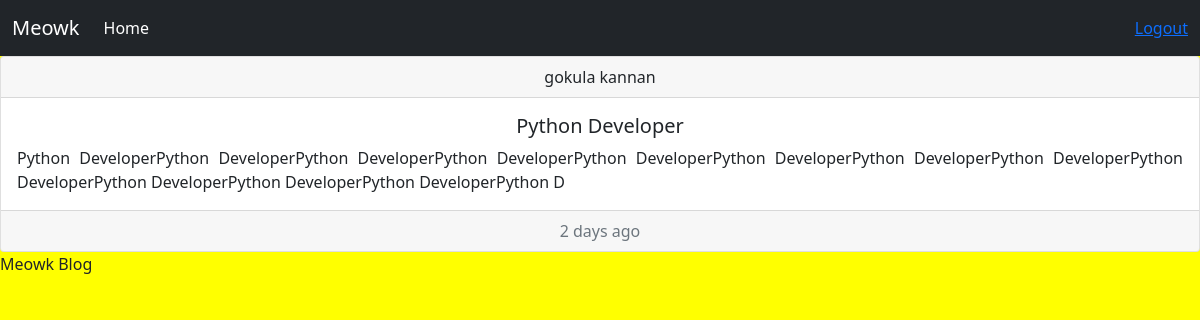
Screenshot of /post/3 with the database file from the repository.
### blog/models.py (models this page shows, shortened)
class Post(models.Model):
    CATEGORY = (
        ('Tech', 'Tech'),
        ('Social', 'Social')
    )
    blogger = models.ForeignKey(Blogger, null=True, on_delete=models.SET_NULL)
    title = models.CharField(max_length=200, null=True)
    body = models.CharField(max_length=200, null=True)
    category = models.CharField(max_length=200, null=True, choices=CATEGORY)
    tags = models.ManyToManyField(Tag)
    date_created = models.DateTimeField(auto_now_add=True, null=True)

class Blogger(models.Model):
    name = models.CharField(max_length=200, null=True)
    email = models.CharField(max_length=200, null=True)
    phone = models.CharField(max_length=200, null=True)
    date_created = models.DateTimeField(auto_now_add=True, null=True)
    def __str__(self):
        return self.name

### blog/views.py (the view)
# urls.py: path('post/<str:pk>', views.post, name="post"),
def post(request, pk):
    post = Post.objects.get(id=pk)
    context = {
        'post': post
    }
    return render(request, 'blog/post.html', context)

### blog/templates/blog/post.html
{% extends 'blog/main.html' %}
{% load static %}
{% block content %}
<div class="card text-center">
    <div class="card-header">
      {{post.blogger}}
    </div>
    <div class="card-body">
      <h5 class="card-title">{{post.title}}</h5>
      <p class="card-text" style="text-align: justify;">{{post.body}}</p>
    </div>
    <div class="card-footer text-muted">
      2 days ago
    </div>
  </div>
{% endblock content %}

### static/css/main.css (style rules this page uses)
body { background-color: yellow; }

### rows the page displays
Post: blogger "gokula kannan", title "Python Developer", body "Python DeveloperPython DeveloperPython DeveloperPython DeveloperPython DeveloperPython DeveloperPython DeveloperPython DeveloperPython DeveloperPython DeveloperPython DeveloperPython DeveloperPython D"
